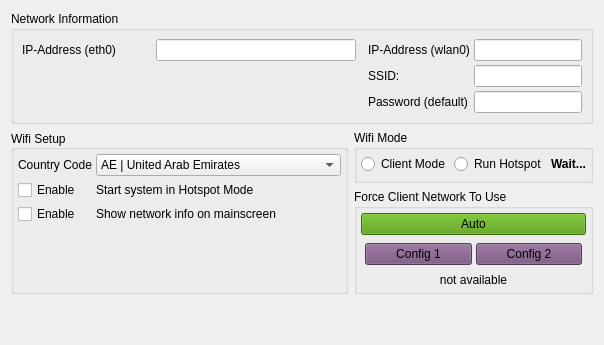
     <widget class="QWidget" name="Network">
      <attribute name="title">
       <string>Network</string>
      </attribute>
      <layout class="QVBoxLayout" name="verticalLayout_15">
       <item>
        <widget class="QGroupBox" name="GroupNetworking">
         <property name="title">
          <string>Network Information</string>
         </property>
         <layout class="QGridLayout" name="gridLayout">
          <property name="leftMargin">
           <number>4</number>
          </property>
          <property name="topMargin">
           <number>4</number>
          </property>
          <property name="rightMargin">
           <number>4</number>
          </property>
          <property name="bottomMargin">
           <number>4</number>
          </property>
          <property name="spacing">
           <number>4</number>
          </property>
          <item row="3" column="1">
           <layout class="QFormLayout" name="formLayout_9">
            <property name="horizontalSpacing">
             <number>4</number>
            </property>
            <property name="verticalSpacing">
             <number>4</number>
            </property>
            <property name="leftMargin">
             <number>4</number>
            </property>
            <property name="topMargin">
             <number>4</number>
            </property>
            <property name="rightMargin">
             <number>4</number>
            </property>
            <property name="bottomMargin">
             <number>4</number>
            </property>
            <item row="0" column="0">
             <widget class="QLabel" name="label_ipwlan0">
              <property name="text">
               <string>IP-Address (wlan0)</string>
              </property>
             </widget>
            </item>
            <item row="0" column="1">
             <widget class="QLineEdit" name="lineEdit_wlan0"/>
            </item>
            <item row="1" column="0">
             <widget class="QLabel" name="labelWifiClientSSID">
              <property name="text">
               <string>SSID:</string>
              </property>
             </widget>
            </item>
            <item row="1" column="1">
             <widget class="QLineEdit" name="lineEditWifiSSID"/>
            </item>
            <item row="2" column="0">
             <widget class="QLabel" name="label_password">
              <property name="text">
               <string>Password (default)</string>
              </property>
             </widget>
            </item>
            <item row="2" column="1">
             <widget class="QLineEdit" name="lineEditPassword"/>
            </item>
           </layout>
          </item>
          <item row="3" column="0">
           <layout class="QFormLayout" name="formLayout_10">
            <property name="horizontalSpacing">
             <number>4</number>
            </property>
            <property name="verticalSpacing">
             <number>4</number>
            </property>
            <property name="leftMargin">
             <number>4</number>
            </property>
            <property name="topMargin">
             <number>4</number>
            </property>
            <property name="rightMargin">
             <number>4</number>
            </property>
            <property name="bottomMargin">
             <number>4</number>
            </property>
            <item row="0" column="0">
             <widget class="QLabel" name="label_ipeth0">
              <property name="minimumSize">
               <size>
                <width>130</width>
                <height>0</height>
               </size>
              </property>
              <property name="maximumSize">
               <size>
                <width>130</width>
                <height>16777215</height>
               </size>
              </property>
              <property name="text">
               <string>IP-Address (eth0)</string>
              </property>
             </widget>
            </item>
            <item row="0" column="1">
             <widget class="QLineEdit" name="lineEdit_eth0">
              <property name="minimumSize">
               <size>
                <width>200</width>
                <height>0</height>
               </size>
              </property>
             </widget>
            </item>
           </layout>
          </item>
         </layout>
        </widget>
       </item>
       <item>
        <widget class="QWidget" name="horizontalWidget" native="true">
         <property name="sizePolicy">
          <sizepolicy hsizetype="Expanding" vsizetype="Fixed">
           <horstretch>0</horstretch>
           <verstretch>0</verstretch>
          </sizepolicy>
         </property>
         <layout class="QHBoxLayout" name="horizontalLayout_17">
          <property name="leftMargin">
           <number>0</number>
          </property>
          <property name="topMargin">
           <number>0</number>
          </property>
          <property name="rightMargin">
           <number>0</number>
          </property>
          <property name="bottomMargin">
           <number>0</number>
          </property>
          <item>
           <widget class="QGroupBox" name="groupBox">
            <property name="sizePolicy">
             <sizepolicy hsizetype="Expanding" vsizetype="Preferred">
              <horstretch>0</horstretch>
              <verstretch>0</verstretch>
             </sizepolicy>
            </property>
            <property name="title">
             <string>Wifi Setup</string>
            </property>
            <property name="alignment">
             <set>Qt::AlignLeading|Qt::AlignLeft|Qt::AlignVCenter</set>
            </property>
            <layout class="QHBoxLayout" name="horizontalLayout_16">
             <property name="leftMargin">
              <number>0</number>
             </property>
             <property name="topMargin">
              <number>0</number>
             </property>
             <property name="rightMargin">
              <number>0</number>
             </property>
             <property name="bottomMargin">
              <number>2</number>
             </property>
             <item>
              <widget class="QWidget" name="formWidget" native="true">
               <layout class="QFormLayout" name="formLayout_30">
                <property name="horizontalSpacing">
                 <number>4</number>
                </property>
                <property name="verticalSpacing">
                 <number>4</number>
                </property>
                <property name="leftMargin">
                 <number>4</number>
                </property>
                <property name="topMargin">
                 <number>4</number>
                </property>
                <property name="rightMargin">
                 <number>4</number>
                </property>
                <property name="bottomMargin">
                 <number>4</number>
                </property>
                <item row="0" column="0">
                 <widget class="QLabel" name="labelCountryCode">
                  <property name="text">
                   <string>Country Code</string>
                  </property>
                 </widget>
                </item>
                <item row="0" column="1">
                 <widget class="QComboBox" name="comboBoxCountryCode">
                  <property name="styleSheet">
                   <string notr="true">QScrollBar { 
	width: 40px;
	background-color: rgba(85, 87, 83, 0.7);
}</string>
                  </property>
                  <item>
                   <property name="text">
                    <string>AE | United Arab Emirates</string>
                   </property>
                  </item>
                  <item>
                   <property name="text">
                    <string>AR | Argentina</string>
                   </property>
                  </item>
                  <item>
                   <property name="text">
                    <string>AT | Austria</string>
                   </property>
                  </item>
                  <item>
                   <property name="text">
                    <string>AU | Australia</string>
                   </property>
                  </item>
                  <item>
                   <property name="text">
                    <string>BG | Bulgaria</string>
                   </property>
                  </item>
                  <item>
                   <property name="text">
                    <string>BH | Bahrain</string>
                   </property>
                  </item>
                  <item>
                   <property name="text">
                    <string>BM | Bermuda</string>
                   </property>
                  </item>
                  <item>
                   <property name="text">
                    <string>BO | Bolivia</string>
                   </property>
                  </item>
                  <item>
                   <property name="text">
                    <string>BR | Brazil</string>
                   </property>
                  </item>
                  <item>
                   <property name="text">
                    <string>CA | Canada</string>
                   </property>
                  </item>
                  <item>
                   <property name="text">
                    <string>CH | Switzerland</string>
                   </property>
                  </item>
                  <item>
                   <property name="text">
                    <string>CL | Chile</string>
                   </property>
                  </item>
                  <item>
                   <property name="text">
                    <string>CN | China</string>
                   </property>
                  </item>
                  <item>
                   <property name="text">
                    <string>CO | Colombia</string>
                   </property>
                  </item>
                  <item>
                   <property name="text">
                    <string>CR | Costa Rica</string>
                   </property>
                  </item>
                  <item>
                   <property name="text">
                    <string>CS | Serbia and Montenegro</string>
                   </property>
                  </item>
                  <item>
                   <property name="text">
                    <string>CY | Cyprus</string>
                   </property>
                  </item>
                  <item>
                   <property name="text">
                    <string>CZ | Czech Republic</string>
                   </property>
                  </item>
                  <item>
                   <property name="text">
                    <string>DE | Germany</string>
                   </property>
                  </item>
                  <item>
                   <property name="text">
                    <string>DK | Denmark</string>
                   </property>
                  </item>
                  <item>
                   <property name="text">
                    <string>DO | Dominican Republic</string>
                   </property>
                  </item>
                  <item>
                   <property name="text">
                    <string>DZ | Algeria</string>
                   </property>
                  </item>
                  <item>
                   <property name="text">
                    <string>EC | Ecuador</string>
                   </property>
                  </item>
                  <item>
                   <property name="text">
                    <string>EE | Estonia</string>
                   </property>
                  </item>
                  <item>
                   <property name="text">
                    <string>EG | Egypt</string>
                   </property>
                  </item>
                  <item>
                   <property name="text">
                    <string>ES | Spain</string>
                   </property>
                  </item>
                  <item>
                   <property name="text">
                    <string>FI | Finland</string>
                   </property>
                  </item>
                  <item>
                   <property name="text">
                    <string>FR | France</string>
                   </property>
                  </item>
                  <item>
                   <property name="text">
                    <string>GB | United Kingdom</string>
                   </property>
                  </item>
                  <item>
                   <property name="text">
                    <string>GR | Greece</string>
                   </property>
                  </item>
                  <item>
                   <property name="text">
                    <string>GT | Guatemala</string>
                   </property>
                  </item>
                  <item>
                   <property name="text">
                    <string>HK | Hong Kong</string>
                   </property>
                  </item>
                  <item>
                   <property name="text">
                    <string>HN | Honduras</string>
                   </property>
                  </item>
                  <item>
                   <property name="text">
                    <string>ID | Indonesia</string>
                   </property>
                  </item>
                  <item>
                   <property name="text">
                    <string>IE | Ireland</string>
                   </property>
                  </item>
                  <item>
                   <property name="text">
                    <string>IL | Israel</string>
                   </property>
                  </item>
                  <item>
                   <property name="text">
                    <string>IN | India</string>
                   </property>
                  </item>
                  <item>
                   <property name="text">
                    <string>IS | Iceland</string>
                   </property>
                  </item>
                  <item>
                   <property name="text">
                    <string>IT | Italy</string>
                   </property>
                  </item>
                  <item>
                   <property name="text">
                    <string>JM | Jamaica</string>
                   </property>
                  </item>
                  <item>
                   <property name="text">
                    <string>JO | Jordan</string>
                   </property>
                  </item>
                  <item>
                   <property name="text">
                    <string>JP3 | Japan</string>
                   </property>
                  </item>
                  <item>
                   <property name="text">
                    <string>KE | Kenya</string>
                   </property>
                  </item>
                  <item>
                   <property name="text">
                    <string>KR | Republic of Korea (South Korea)</string>
                   </property>
                  </item>
                  <item>
                   <property name="text">
                    <string>KW | Kuwait</string>
                   </property>
                  </item>
                  <item>
                   <property name="text">
                    <string>KW | Kuwait</string>
                   </property>
                  </item>
                  <item>
                   <property name="text">
                    <string>LB | Lebanon</string>
                   </property>
                  </item>
                  <item>
                   <property name="text">
                    <string>LI | Liechtenstein</string>
                   </property>
                  </item>
                  <item>
                   <property name="text">
                    <string>LK | Sri Lanka</string>
                   </property>
                  </item>
                  <item>
                   <property name="text">
                    <string>LT | Lithuania</string>
                   </property>
                  </item>
                  <item>
                   <property name="text">
                    <string>LU | Luxembourg</string>
                   </property>
                  </item>
                  <item>
                   <property name="text">
                    <string>MA | Morocco</string>
                   </property>
                  </item>
                  <item>
                   <property name="text">
                    <string>MU | Mauritius</string>
                   </property>
                  </item>
                  <item>
                   <property name="text">
                    <string>MX | Mexico</string>
                   </property>
                  </item>
                  <item>
                   <property name="text">
                    <string>NL | Netherlands</string>
                   </property>
                  </item>
                  <item>
                   <property name="text">
                    <string>NO | Norway</string>
                   </property>
                  </item>
                  <item>
                   <property name="text">
                    <string>NZ | New Zealand</string>
                   </property>
                  </item>
                  <item>
                   <property name="text">
                    <string>OM | Oman</string>
                   </property>
                  </item>
                  <item>
                   <property name="text">
                    <string>PA | Panama</string>
                   </property>
                  </item>
                  <item>
                   <property name="text">
                    <string>PE | Peru</string>
                   </property>
                  </item>
                  <item>
                   <property name="text">
                    <string>PH | Philippines</string>
                   </property>
                  </item>
                  <item>
                   <property name="text">
                    <string>PK | Islamic Republic of Pakistan</string>
                   </property>
                  </item>
                  <item>
                   <property name="text">
                    <string>PL | Poland</string>
                   </property>
                  </item>
                  <item>
                   <property name="text">
                    <string>PR | Puerto Rico</string>
                   </property>
                  </item>
                  <item>
                   <property name="text">
                    <string>PT | Portugal</string>
                   </property>
                  </item>
                  <item>
                   <property name="text">
                    <string>QA | Qatar</string>
                   </property>
                  </item>
                  <item>
                   <property name="text">
                    <string>RO | Romania</string>
                   </property>
                  </item>
                  <item>
                   <property name="text">
                    <string>RU | Russia</string>
                   </property>
                  </item>
                  <item>
                   <property name="text">
                    <string>SA | Saudi Arabia</string>
                   </property>
                  </item>
                  <item>
                   <property name="text">
                    <string>SG | Singapore</string>
                   </property>
                  </item>
                  <item>
                   <property name="text">
                    <string>SI | Slovenia</string>
                   </property>
                  </item>
                  <item>
                   <property name="text">
                    <string>SK | Slovak Republic</string>
                   </property>
                  </item>
                  <item>
                   <property name="text">
                    <string>SV | El Salvador</string>
                   </property>
                  </item>
                  <item>
                   <property name="text">
                    <string>TH | Thailand</string>
                   </property>
                  </item>
                  <item>
                   <property name="text">
                    <string>TN | Tunisia</string>
                   </property>
                  </item>
                  <item>
                   <property name="text">
                    <string>TR | Turkey</string>
                   </property>
                  </item>
                  <item>
                   <property name="text">
                    <string>TT | Trinidad and Tobago</string>
                   </property>
                  </item>
                  <item>
                   <property name="text">
                    <string>TW | Taiwan</string>
                   </property>
                  </item>
                  <item>
                   <property name="text">
                    <string>UA | Ukraine</string>
                   </property>
                  </item>
                  <item>
                   <property name="text">
                    <string>US | United States</string>
                   </property>
                  </item>
                  <item>
                   <property name="text">
                    <string>UY | Uruguay</string>
                   </property>
                  </item>
                  <item>
                   <property name="text">
                    <string>VE | Venezuela</string>
                   </property>
                  </item>
                  <item>
                   <property name="text">
                    <string>VN | Vietnam</string>
                   </property>
                  </item>
                  <item>
                   <property name="text">
                    <string>ZA | South Africa</string>
                   </property>
                  </item>
                 </widget>
                </item>
                <item row="1" column="0">
                 <widget class="QCheckBox" name="CheckBoxHotspot">
                  <property name="text">
                   <string>Enable</string>
                  </property>
                 </widget>
                </item>
                <item row="1" column="1">
                 <widget class="QLabel" name="label_hotspot">
                  <property name="text">
                   <string>Start system in Hotspot Mode</string>
                  </property>
                  <property name="wordWrap">
                   <bool>true</bool>
                  </property>
                 </widget>
                </item>
                <item row="2" column="0">
                 <widget class="QCheckBox" name="CheckBoxNetworkinfo">
                  <property name="text">
                   <string>Enable</string>
                  </property>
                 </widget>
                </item>
                <item row="2" column="1">
                 <widget class="QLabel" name="label_hotspotclient">
                  <property name="text">
                   <string>Show network info on mainscreen</string>
                  </property>
                 </widget>
                </item>
               </layout>
              </widget>
             </item>
            </layout>
           </widget>
          </item>
          <item>
           <widget class="QWidget" name="verticalWidget" native="true">
            <layout class="QVBoxLayout" name="verticalLayout_10">
             <property name="leftMargin">
              <number>0</number>
             </property>
             <property name="topMargin">
              <number>0</number>
             </property>
             <property name="rightMargin">
              <number>0</number>
             </property>
             <property name="bottomMargin">
              <number>0</number>
             </property>
             <item>
              <widget class="QGroupBox" name="GroupWifiMode">
               <property name="title">
                <string>Wifi Mode</string>
               </property>
               <property name="alignment">
                <set>Qt::AlignLeading|Qt::AlignLeft|Qt::AlignTop</set>
               </property>
               <property name="flat">
                <bool>false</bool>
               </property>
               <layout class="QVBoxLayout" name="verticalLayout_8">
                <property name="spacing">
                 <number>0</number>
                </property>
                <property name="leftMargin">
                 <number>0</number>
                </property>
                <property name="topMargin">
                 <number>0</number>
                </property>
                <property name="rightMargin">
                 <number>0</number>
                </property>
                <property name="bottomMargin">
                 <number>2</number>
                </property>
                <item>
                 <layout class="QHBoxLayout" name="horizontalLayout_21">
                  <property name="spacing">
                   <number>4</number>
                  </property>
                  <property name="leftMargin">
                   <number>4</number>
                  </property>
                  <property name="topMargin">
                   <number>4</number>
                  </property>
                  <property name="rightMargin">
                   <number>4</number>
                  </property>
                  <property name="bottomMargin">
                   <number>4</number>
                  </property>
                  <item>
                   <widget class="QRadioButton" name="RadioClient">
                    <property name="text">
                     <string>Client Mode</string>
                    </property>
                   </widget>
                  </item>
                  <item>
                   <widget class="QRadioButton" name="RadioHotspot">
                    <property name="text">
                     <string>Run Hotspot</string>
                    </property>
                   </widget>
                  </item>
                  <item>
                   <widget class="QLabel" name="label_modeswitchprogress">
                    <property name="font">
                     <font>
                      <weight>75</weight>
                      <bold>true</bold>
                     </font>
                    </property>
                    <property name="styleSheet">
                     <string notr="true">background-color: rgba(0, 0, 0, 0);</string>
                    </property>
                    <property name="text">
                     <string>Wait...</string>
                    </property>
                    <property name="alignment">
                     <set>Qt::AlignCenter</set>
                    </property>
                   </widget>
                  </item>
                 </layout>
                </item>
               </layout>
              </widget>
             </item>
             <item>
              <widget class="QGroupBox" name="GroupClientNetwork">
               <property name="title">
                <string>Force Client Network To Use</string>
               </property>
               <layout class="QVBoxLayout" name="verticalLayout_11">
                <property name="spacing">
                 <number>4</number>
                </property>
                <property name="leftMargin">
                 <number>4</number>
                </property>
                <property name="topMargin">
                 <number>4</number>
                </property>
                <property name="rightMargin">
                 <number>4</number>
                </property>
                <property name="bottomMargin">
                 <number>4</number>
                </property>
                <item>
                 <widget class="QPushButton" name="ButtonNetworkAuto">
                  <property name="styleSheet">
                   <string notr="true">background-color: rgb(78, 154, 6);</string>
                  </property>
                  <property name="text">
                   <string>Auto</string>
                  </property>
                 </widget>
                </item>
                <item>
                 <widget class="QWidget" name="clientNetworkSelect" native="true">
                  <layout class="QHBoxLayout" name="horizontalLayout_22">
                   <property name="spacing">
                    <number>4</number>
                   </property>
                   <property name="leftMargin">
                    <number>4</number>
                   </property>
                   <property name="topMargin">
                    <number>4</number>
                   </property>
                   <property name="rightMargin">
                    <number>4</number>
                   </property>
                   <property name="bottomMargin">
                    <number>4</number>
                   </property>
                   <item>
                    <widget class="QPushButton" name="ButtonNetwork0">
                     <property name="styleSheet">
                      <string notr="true">background-color: rgb(117, 80, 123);</string>
                     </property>
                     <property name="text">
                      <string>Config 1</string>
                     </property>
                    </widget>
                   </item>
                   <item>
                    <widget class="QPushButton" name="ButtonNetwork1">
                     <property name="styleSheet">
                      <string notr="true">background-color: rgb(117, 80, 123);</string>
                     </property>
                     <property name="text">
                      <string>Config 2</string>
                     </property>
                    </widget>
                   </item>
                  </layout>
                 </widget>
                </item>
                <item>
                 <widget class="QLabel" name="label_notavailable">
                  <property name="text">
                   <string>not available</string>
                  </property>
                  <property name="alignment">
                   <set>Qt::AlignCenter</set>
                  </property>
                 </widget>
                </item>
               </layout>
              </widget>
             </item>
            </layout>
           </widget>
          </item>
         </layout>
        </widget>
       </item>
       <item>
        <spacer name="verticalSpacer_4">
         <property name="orientation">
          <enum>Qt::Vertical</enum>
         </property>
         <property name="sizeHint" stdset="0">
          <size>
           <width>20</width>
           <height>40</height>
          </size>
         </property>
        </spacer>
       </item>
      </layout>
     </widget>
